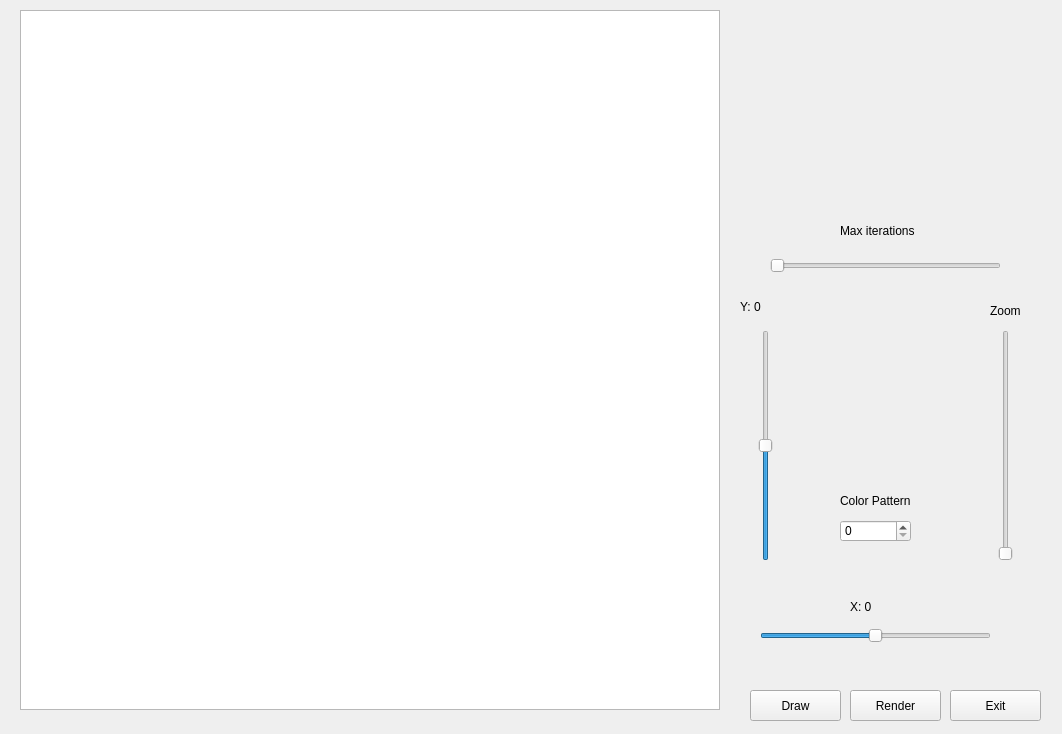
<?xml version="1.0" encoding="UTF-8"?>
<ui version="4.0">
 <class>mandelbrotSet</class>
 <widget class="QMainWindow" name="mandelbrotSet">
  <property name="geometry">
   <rect>
    <x>0</x>
    <y>0</y>
    <width>1062</width>
    <height>734</height>
   </rect>
  </property>
  <property name="minimumSize">
   <size>
    <width>650</width>
    <height>600</height>
   </size>
  </property>
  <property name="maximumSize">
   <size>
    <width>6500</width>
    <height>6500</height>
   </size>
  </property>
  <property name="windowTitle">
   <string>Mandelbrot's Set</string>
  </property>
  <widget class="QWidget" name="centralwidget">
   <widget class="QPushButton" name="pushButton">
    <property name="geometry">
     <rect>
      <x>950</x>
      <y>690</y>
      <width>91</width>
      <height>31</height>
     </rect>
    </property>
    <property name="text">
     <string>Exit</string>
    </property>
   </widget>
   <widget class="QPushButton" name="pushButton_2">
    <property name="geometry">
     <rect>
      <x>750</x>
      <y>690</y>
      <width>91</width>
      <height>31</height>
     </rect>
    </property>
    <property name="text">
     <string>Draw</string>
    </property>
   </widget>
   <widget class="QSlider" name="nDagree">
    <property name="geometry">
     <rect>
      <x>770</x>
      <y>250</y>
      <width>231</width>
      <height>31</height>
     </rect>
    </property>
    <property name="minimum">
     <number>10</number>
    </property>
    <property name="maximum">
     <number>10000</number>
    </property>
    <property name="orientation">
     <enum>Qt::Horizontal</enum>
    </property>
   </widget>
   <widget class="QLabel" name="label_6">
    <property name="geometry">
     <rect>
      <x>990</x>
      <y>300</y>
      <width>61</width>
      <height>21</height>
     </rect>
    </property>
    <property name="text">
     <string>Zoom</string>
    </property>
   </widget>
   <widget class="QLabel" name="label_5">
    <property name="geometry">
     <rect>
      <x>840</x>
      <y>220</y>
      <width>111</width>
      <height>21</height>
     </rect>
    </property>
    <property name="text">
     <string>Max iterations</string>
    </property>
   </widget>
   <widget class="QGraphicsView" name="graphicsView">
    <property name="geometry">
     <rect>
      <x>20</x>
      <y>10</y>
      <width>700</width>
      <height>700</height>
     </rect>
    </property>
    <property name="verticalScrollBarPolicy">
     <enum>Qt::ScrollBarAlwaysOff</enum>
    </property>
    <property name="horizontalScrollBarPolicy">
     <enum>Qt::ScrollBarAlwaysOff</enum>
    </property>
    <property name="sizeAdjustPolicy">
     <enum>QAbstractScrollArea::AdjustToContents</enum>
    </property>
    <property name="resizeAnchor">
     <enum>QGraphicsView::NoAnchor</enum>
    </property>
   </widget>
   <widget class="QSlider" name="ySlider">
    <property name="geometry">
     <rect>
      <x>750</x>
      <y>330</y>
      <width>31</width>
      <height>231</height>
     </rect>
    </property>
    <property name="minimum">
     <number>-5000</number>
    </property>
    <property name="maximum">
     <number>5000</number>
    </property>
    <property name="singleStep">
     <number>1</number>
    </property>
    <property name="pageStep">
     <number>1</number>
    </property>
    <property name="orientation">
     <enum>Qt::Vertical</enum>
    </property>
   </widget>
   <widget class="QSlider" name="xSlider">
    <property name="geometry">
     <rect>
      <x>760</x>
      <y>620</y>
      <width>231</width>
      <height>31</height>
     </rect>
    </property>
    <property name="minimum">
     <number>-5000</number>
    </property>
    <property name="maximum">
     <number>5000</number>
    </property>
    <property name="pageStep">
     <number>1</number>
    </property>
    <property name="orientation">
     <enum>Qt::Horizontal</enum>
    </property>
   </widget>
   <widget class="QLabel" name="ySliderLabel">
    <property name="geometry">
     <rect>
      <x>740</x>
      <y>300</y>
      <width>47</width>
      <height>14</height>
     </rect>
    </property>
    <property name="text">
     <string>Y: 0</string>
    </property>
   </widget>
   <widget class="QLabel" name="xSliderLabel">
    <property name="geometry">
     <rect>
      <x>850</x>
      <y>600</y>
      <width>47</width>
      <height>14</height>
     </rect>
    </property>
    <property name="text">
     <string>X: 0</string>
    </property>
   </widget>
   <widget class="QSlider" name="zoomSlider">
    <property name="geometry">
     <rect>
      <x>990</x>
      <y>330</y>
      <width>31</width>
      <height>231</height>
     </rect>
    </property>
    <property name="minimum">
     <number>0</number>
    </property>
    <property name="maximum">
     <number>100</number>
    </property>
    <property name="pageStep">
     <number>1</number>
    </property>
    <property name="orientation">
     <enum>Qt::Vertical</enum>
    </property>
   </widget>
   <widget class="QPushButton" name="pushButton_3">
    <property name="geometry">
     <rect>
      <x>850</x>
      <y>690</y>
      <width>91</width>
      <height>31</height>
     </rect>
    </property>
    <property name="text">
     <string>Render</string>
    </property>
   </widget>
   <widget class="QSpinBox" name="colorBox">
    <property name="geometry">
     <rect>
      <x>840</x>
      <y>520</y>
      <width>71</width>
      <height>22</height>
     </rect>
    </property>
    <property name="minimum">
     <number>0</number>
    </property>
    <property name="maximum">
     <number>2</number>
    </property>
   </widget>
   <widget class="QLabel" name="label">
    <property name="geometry">
     <rect>
      <x>840</x>
      <y>490</y>
      <width>71</width>
      <height>21</height>
     </rect>
    </property>
    <property name="text">
     <string>Color Pattern</string>
    </property>
   </widget>
  </widget>
 </widget>
 <resources/>
 <connections>
  <connection>
   <sender>pushButton</sender>
   <signal>clicked()</signal>
   <receiver>mandelbrotSet</receiver>
   <slot>close()</slot>
   <hints>
    <hint type="sourcelabel">
     <x>508</x>
     <y>557</y>
    </hint>
    <hint type="destinationlabel">
     <x>468</x>
     <y>563</y>
    </hint>
   </hints>
  </connection>
 </connections>
</ui>
